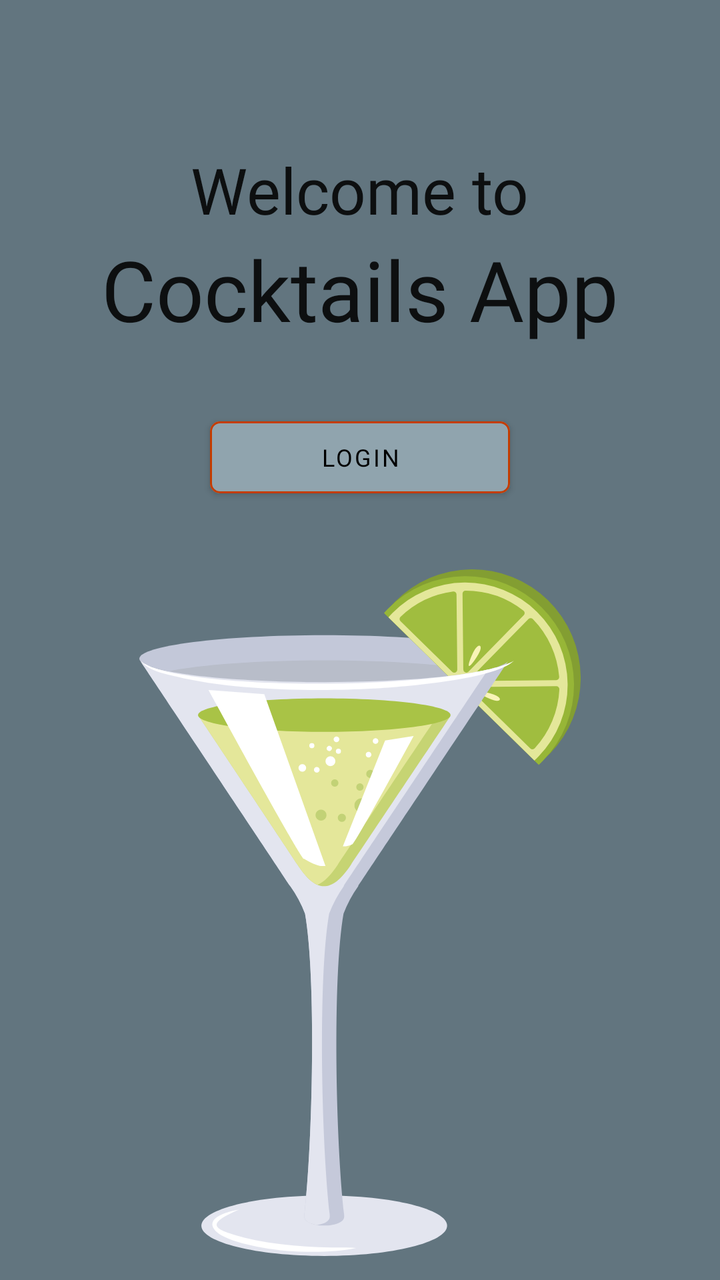
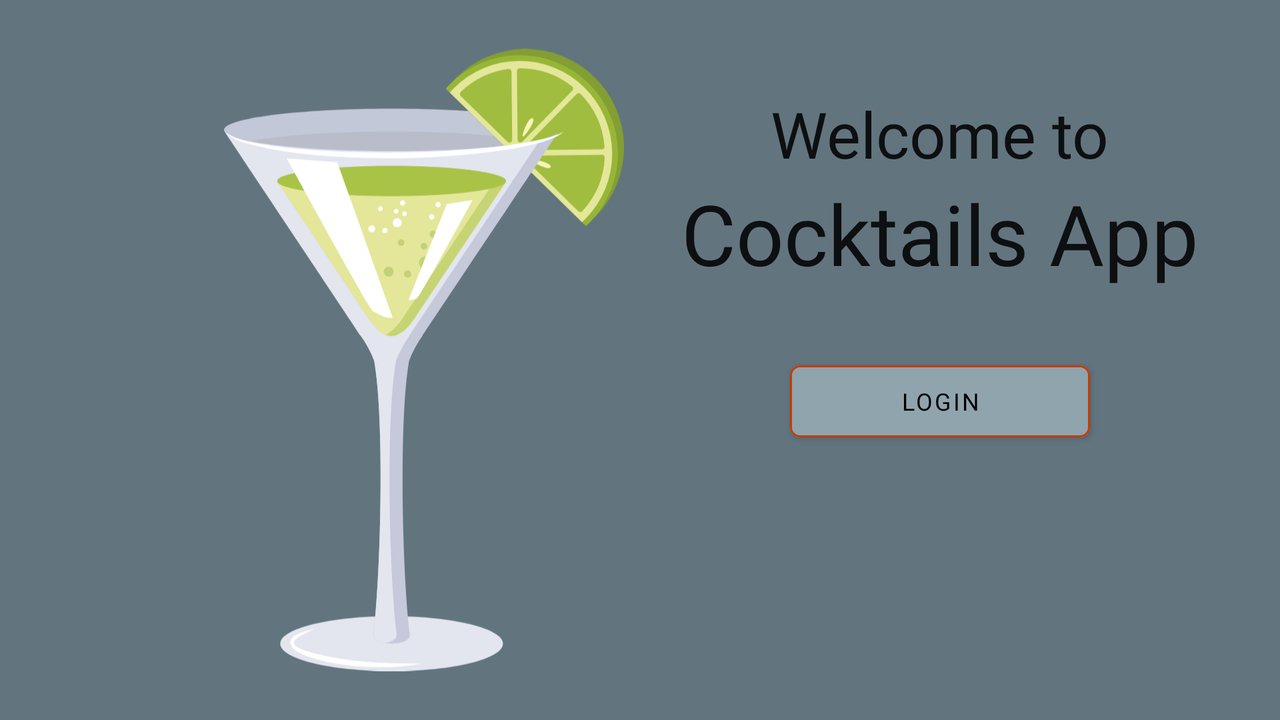

An Android layout and its configuration variant, each rendered on a device that would load it. The default file and the variant file are quoted in full after the pictures.
<!-- AndroidManifest.xml: activity theme Theme.MyCocktails -->
<!-- res/layout/activity_authentication.xml -->
<?xml version="1.0" encoding="utf-8"?>
<layout xmlns:android="http://schemas.android.com/apk/res/android"
    xmlns:app="http://schemas.android.com/apk/res-auto"
    xmlns:tools="http://schemas.android.com/tools">

    <androidx.constraintlayout.widget.ConstraintLayout
        android:layout_width="match_parent"
        android:layout_height="match_parent"
        android:background="@color/primary_dark_color"
        android:padding="@dimen/padding_normal"
        tools:context=".authentication.AuthenticationActivity">

        <LinearLayout
            android:id="@+id/welcome_text"
            android:layout_width="wrap_content"
            android:layout_height="wrap_content"
            android:gravity="center"
            android:orientation="vertical"
            android:padding="@dimen/padding_normal"
            app:layout_constraintBottom_toBottomOf="parent"
            app:layout_constraintEnd_toEndOf="parent"
            app:layout_constraintStart_toStartOf="parent"
            app:layout_constraintTop_toTopOf="parent"
            app:layout_constraintVertical_bias="0.10">

            <TextView
                android:id="@+id/welcome"
                style="@style/DefaultText.WelcomeTitle"
                android:layout_width="wrap_content"
                android:layout_height="wrap_content"
                android:text="@string/welcome" />

            <TextView
                android:id="@+id/sub_welcome"
                style="@style/DefaultText.SubWelcomeTitle"
                android:layout_width="wrap_content"
                android:layout_height="wrap_content"
                android:text="@string/sub_welcome"/>

        </LinearLayout>

        <com.google.android.material.button.MaterialButton
            android:id="@+id/login"
            android:layout_width="150dp"
            android:layout_height="wrap_content"
            android:layout_marginTop="20dp"
            android:text="@string/login"
            android:visibility="visible"
            app:layout_constraintEnd_toEndOf="@+id/welcome_text"
            app:layout_constraintStart_toStartOf="@+id/welcome_text"
            app:layout_constraintTop_toBottomOf="@+id/welcome_text" />

        <TextView
            android:id="@+id/logged_in_user"
            android:layout_width="wrap_content"
            android:layout_height="wrap_content"
            android:layout_marginTop="20dp"
            android:text="@string/logged_in_user"
            android:textSize="@dimen/text_normal"
            android:visibility="gone"
            app:layout_constraintEnd_toEndOf="@+id/welcome_text"
            app:layout_constraintStart_toStartOf="@+id/welcome_text"
            app:layout_constraintTop_toBottomOf="@+id/welcome_text"
            tools:text="You are logged in as Helder Ventura" />

        <ImageView
            android:layout_width="match_parent"
            android:layout_height="0dp"
            android:contentDescription="@string/logo_description"
            android:src="@drawable/ic_cocktail"
            android:layout_marginTop="100dp"
            app:layout_constraintBottom_toBottomOf="parent"
            app:layout_constraintEnd_toEndOf="parent"
            app:layout_constraintStart_toStartOf="parent"
            app:layout_constraintTop_toBottomOf="@id/welcome_text"/>

    </androidx.constraintlayout.widget.ConstraintLayout>

</layout>
<!-- resources referenced by this layout -->
<resources>
  <color name="primary_dark_color">#62757f</color>
  <dimen name="padding_normal">12dp</dimen>
  <dimen name="text_normal">12sp</dimen>
  <!-- drawable ic_cocktail: vector/xml drawable (drawable, 9301 chars, omitted) -->
  <string name="logged_in_user">You are logged in as %s</string>
  <string name="login">Login</string>
  <string name="logo_description">Image of a cocktail</string>
  <string name="sub_welcome">Cocktails App</string>
  <string name="welcome">Welcome to</string>
  <style name="DefaultText.SubWelcomeTitle" parent="TextAppearance.AppCompat">
          <item name="fontFamily">@font/ubuntu_bold</item>
          <item name="android:textSize">@dimen/text_title_sub_welcome</item>
      </style>
  <style name="DefaultText.WelcomeTitle" parent="TextAppearance.AppCompat">
          <item name="android:textSize">@dimen/text_title_welcome</item>
      </style>
  <style name="Theme.MyCocktails" parent="Theme.MaterialComponents.DayNight.NoActionBar">
          
          <item name="colorPrimary">@color/primary_color</item>
          <item name="colorPrimaryVariant">@color/primary_dark_color</item>
          <item name="colorOnPrimary">@android:color/black</item>
          
          <item name="colorSecondary">@color/secondary_color</item>
          <item name="colorSecondaryVariant">@color/secondary_dark_color</item>
          <item name="colorOnSecondary">@android:color/black</item>
          
          <item name="android:statusBarColor">@color/primary_dark_color</item>
          
  
          <item name="android:textViewStyle">@style/DefaultText</item>
          <item name="materialButtonStyle">@style/mainButton</item>
          <item name="drawerArrowStyle">@style/DrawerArrowStyle</item>
          <item name="colorControlNormal">@android:color/white</item>
      </style>
  <dimen name="text_title_sub_welcome">42sp</dimen>
  <dimen name="text_title_welcome">32sp</dimen>
  <color name="primary_color">#90a4ae</color>
  <color name="secondary_color">#ff6d00</color>
  <color name="secondary_dark_color">#c43c00</color>
  <style name="DefaultText" parent="TextAppearance.AppCompat">
          <item name="fontFamily">@font/ubuntu</item>
          <item name="android:textColor">@color/primary_text_color</item>
          <item name="android:textSize">@dimen/text_normal</item>
      </style>
  <style name="mainButton" parent="Widget.MaterialComponents.Button">
          <item name="backgroundTint">@color/primary_color</item>
          <item name="strokeColor">@color/secondary_dark_color</item>
          <item name="strokeWidth">@dimen/button_stroke_size</item>
          <item name="fontFamily">@font/ubuntu_bold</item>
          <item name="android:textSize">@dimen/text_normal</item>
          <item name="android:textColor">@android:color/black</item>
          <item name="cornerRadius">@dimen/button_corner_radius</item>
      </style>
  <style name="DrawerArrowStyle" parent="Widget.AppCompat.DrawerArrowToggle">
          <item name="spinBars">true</item>
          <item name="color">@android:color/white</item>
      </style>
  <color name="primary_text_color">#000000</color>
  <dimen name="button_stroke_size">1dp</dimen>
  <dimen name="button_corner_radius">5dp</dimen>
</resources>
<!-- res/layout-land/activity_authentication.xml (the repository's variant of the layout above) -->
<!-- drawn on the phone turned sideways -->
<?xml version="1.0" encoding="utf-8"?>
<layout xmlns:android="http://schemas.android.com/apk/res/android"
    xmlns:app="http://schemas.android.com/apk/res-auto"
    xmlns:tools="http://schemas.android.com/tools">

    <androidx.constraintlayout.widget.ConstraintLayout
        android:layout_width="match_parent"
        android:layout_height="match_parent"
        android:background="@color/primary_dark_color"
        android:padding="@dimen/padding_normal"
        tools:context=".authentication.AuthenticationActivity">

        <LinearLayout
            android:id="@+id/center_text"
            android:layout_width="wrap_content"
            android:layout_height="wrap_content"
            android:gravity="center"
            android:orientation="vertical"
            android:padding="@dimen/padding_normal"
            app:layout_constraintBottom_toBottomOf="parent"
            app:layout_constraintEnd_toEndOf="parent"
            app:layout_constraintStart_toEndOf="@id/auth_logo_img"
            app:layout_constraintTop_toTopOf="parent"
            app:layout_constraintVertical_bias="0.10">

            <TextView
                android:id="@+id/welcome"
                style="@style/DefaultText.WelcomeTitle"
                android:layout_width="wrap_content"
                android:layout_height="wrap_content"
                android:text="@string/welcome" />

            <TextView
                android:id="@+id/sub_welcome"
                style="@style/DefaultText.SubWelcomeTitle"
                android:layout_width="wrap_content"
                android:layout_height="wrap_content"
                android:text="@string/sub_welcome"/>

        </LinearLayout>

        <com.google.android.material.button.MaterialButton
            android:id="@+id/login"
            android:layout_width="150dp"
            android:layout_height="wrap_content"
            android:layout_marginTop="20dp"
            android:text="@string/login"
            android:visibility="visible"
            app:layout_constraintEnd_toEndOf="@+id/center_text"
            app:layout_constraintStart_toStartOf="@+id/center_text"
            app:layout_constraintTop_toBottomOf="@+id/center_text" />

        <TextView
            android:id="@+id/logged_in_user"
            android:layout_width="wrap_content"
            android:layout_height="wrap_content"
            android:text="@string/logged_in_user"
            android:visibility="gone"
            android:layout_marginTop="20dp"
            app:layout_constraintEnd_toEndOf="@+id/center_text"
            app:layout_constraintStart_toStartOf="@+id/center_text"
            app:layout_constraintTop_toBottomOf="@+id/center_text"
            tools:text="You are logged in as Helder Ventura" />

        <ImageView
            android:id="@+id/auth_logo_img"
            android:layout_width="200dp"
            android:layout_height="match_parent"
            android:contentDescription="@string/logo_description"
            android:layout_marginStart="100dp"
            android:src="@drawable/ic_cocktail"
            app:layout_constraintBottom_toBottomOf="parent"
            app:layout_constraintStart_toStartOf="parent"
            app:layout_constraintTop_toTopOf="parent" />

    </androidx.constraintlayout.widget.ConstraintLayout>

</layout>
<!-- resources referenced by the variant -->
<!-- as the phone turned sideways resolves them -->
<resources>
  <color name="primary_dark_color">#62757f</color>
  <dimen name="padding_normal">12dp</dimen>
  <!-- drawable ic_cocktail: vector/xml drawable (drawable, 9301 chars, omitted) -->
  <string name="logged_in_user">You are logged in as %s</string>
  <string name="login">Login</string>
  <string name="logo_description">Image of a cocktail</string>
  <string name="sub_welcome">Cocktails App</string>
  <string name="welcome">Welcome to</string>
  <style name="DefaultText.SubWelcomeTitle" parent="TextAppearance.AppCompat">
          <item name="fontFamily">@font/ubuntu_bold</item>
          <item name="android:textSize">@dimen/text_title_sub_welcome</item>
      </style>
  <style name="DefaultText.WelcomeTitle" parent="TextAppearance.AppCompat">
          <item name="android:textSize">@dimen/text_title_welcome</item>
      </style>
  <style name="Theme.MyCocktails" parent="Theme.MaterialComponents.DayNight.NoActionBar">
          
          <item name="colorPrimary">@color/primary_color</item>
          <item name="colorPrimaryVariant">@color/primary_dark_color</item>
          <item name="colorOnPrimary">@android:color/black</item>
          
          <item name="colorSecondary">@color/secondary_color</item>
          <item name="colorSecondaryVariant">@color/secondary_dark_color</item>
          <item name="colorOnSecondary">@android:color/black</item>
          
          <item name="android:statusBarColor">@color/primary_dark_color</item>
          
  
          <item name="android:textViewStyle">@style/DefaultText</item>
          <item name="materialButtonStyle">@style/mainButton</item>
          <item name="drawerArrowStyle">@style/DrawerArrowStyle</item>
          <item name="colorControlNormal">@android:color/white</item>
      </style>
  <dimen name="text_title_sub_welcome">42sp</dimen>
  <dimen name="text_title_welcome">32sp</dimen>
  <color name="primary_color">#90a4ae</color>
  <color name="secondary_color">#ff6d00</color>
  <color name="secondary_dark_color">#c43c00</color>
  <style name="DefaultText" parent="TextAppearance.AppCompat">
          <item name="fontFamily">@font/ubuntu</item>
          <item name="android:textColor">@color/primary_text_color</item>
          <item name="android:textSize">@dimen/text_normal</item>
      </style>
  <style name="mainButton" parent="Widget.MaterialComponents.Button">
          <item name="backgroundTint">@color/primary_color</item>
          <item name="strokeColor">@color/secondary_dark_color</item>
          <item name="strokeWidth">@dimen/button_stroke_size</item>
          <item name="fontFamily">@font/ubuntu_bold</item>
          <item name="android:textSize">@dimen/text_normal</item>
          <item name="android:textColor">@android:color/black</item>
          <item name="cornerRadius">@dimen/button_corner_radius</item>
      </style>
  <style name="DrawerArrowStyle" parent="Widget.AppCompat.DrawerArrowToggle">
          <item name="spinBars">true</item>
          <item name="color">@android:color/white</item>
      </style>
  <color name="primary_text_color">#000000</color>
  <dimen name="text_normal">12sp</dimen>
  <dimen name="button_stroke_size">1dp</dimen>
  <dimen name="button_corner_radius">5dp</dimen>
</resources>
